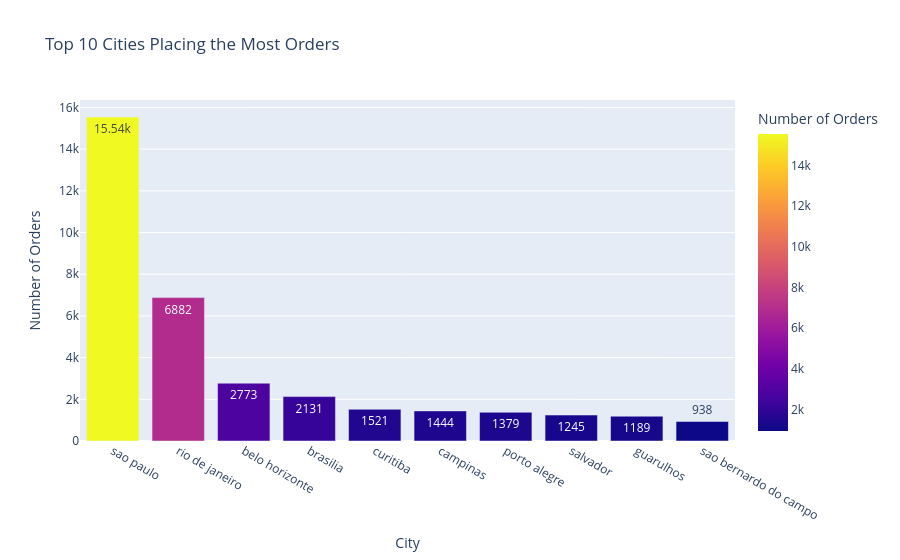

Here is the notebook cell this chart was saved with:
### Code cell
# 4. which cities place the most orders?

city_counts = df.groupby('customer_city', as_index=False)['order_id'].count()
city_counts.columns = ['customer_city', 'order_count']
city_counts = city_counts.sort_values(by='order_count', ascending=False)

top_cities = city_counts.head(10)

fig = px.bar(
    top_cities,
    x = 'customer_city',
    y = 'order_count',
    title='Top 10 Cities Placing the Most Orders',
    labels={'customer_city': 'City', 'order_count': 'Number of Orders'},
    text_auto=True,   # Displays the count on top of each bar
    color='order_count'
)

fig.show()

### Figure 1 — Plotly figure (JSON) as saved in the notebook; plotly's stock layout.template omitted (floating-point values rounded to 4 significant figures)
{"data": [{"hovertemplate": "City=%{x}<br>Number of Orders=%{marker.color}<extra></extra>", "legendgroup": "", "marker": {"color": [15540, 6882, 2773, 2131, 1521, 1444, 1379, 1245, 1189, 938], "coloraxis": "coloraxis", "pattern": {"shape": ""}}, "name": "", "orientation": "v", "showlegend": false, "textposition": "auto", "texttemplate": "%{y}", "type": "bar", "x": ["sao paulo", "rio de janeiro", "belo horizonte", "brasilia", "curitiba", "campinas", "porto alegre", "salvador", "guarulhos", "sao bernardo do campo"], "xaxis": "x", "y": [15540, 6882, 2773, 2131, 1521, 1444, 1379, 1245, 1189, 938], "yaxis": "y"}], "layout": {"barmode": "relative", "coloraxis": {"colorbar": {"title": {"text": "Number of Orders"}}, "colorscale": [[0, "#0d0887"], [0.1111, "#46039f"], [0.2222, "#7201a8"], [0.3333, "#9c179e"], [0.4444, "#bd3786"], [0.5556, "#d8576b"], [0.6667, "#ed7953"], [0.7778, "#fb9f3a"], [0.8889, "#fdca26"], [1, "#f0f921"]]}, "legend": {"tracegroupgap": 0}, "title": {"text": "Top 10 Cities Placing the Most Orders"}, "xaxis": {"anchor": "y", "domain": [0, 1], "title": {"text": "City"}}, "yaxis": {"anchor": "x", "domain": [0, 1], "title": {"text": "Number of Orders"}}}}
